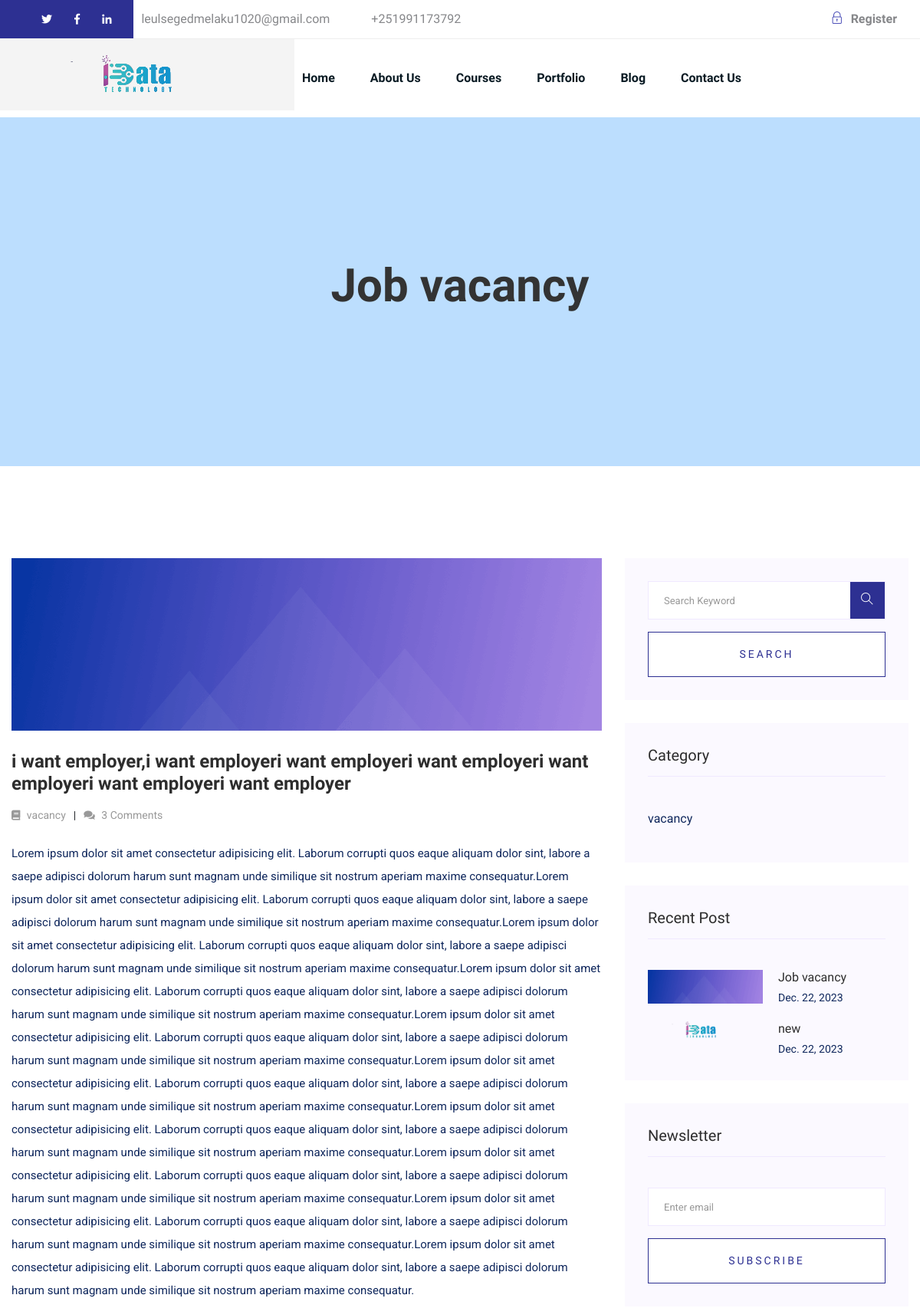
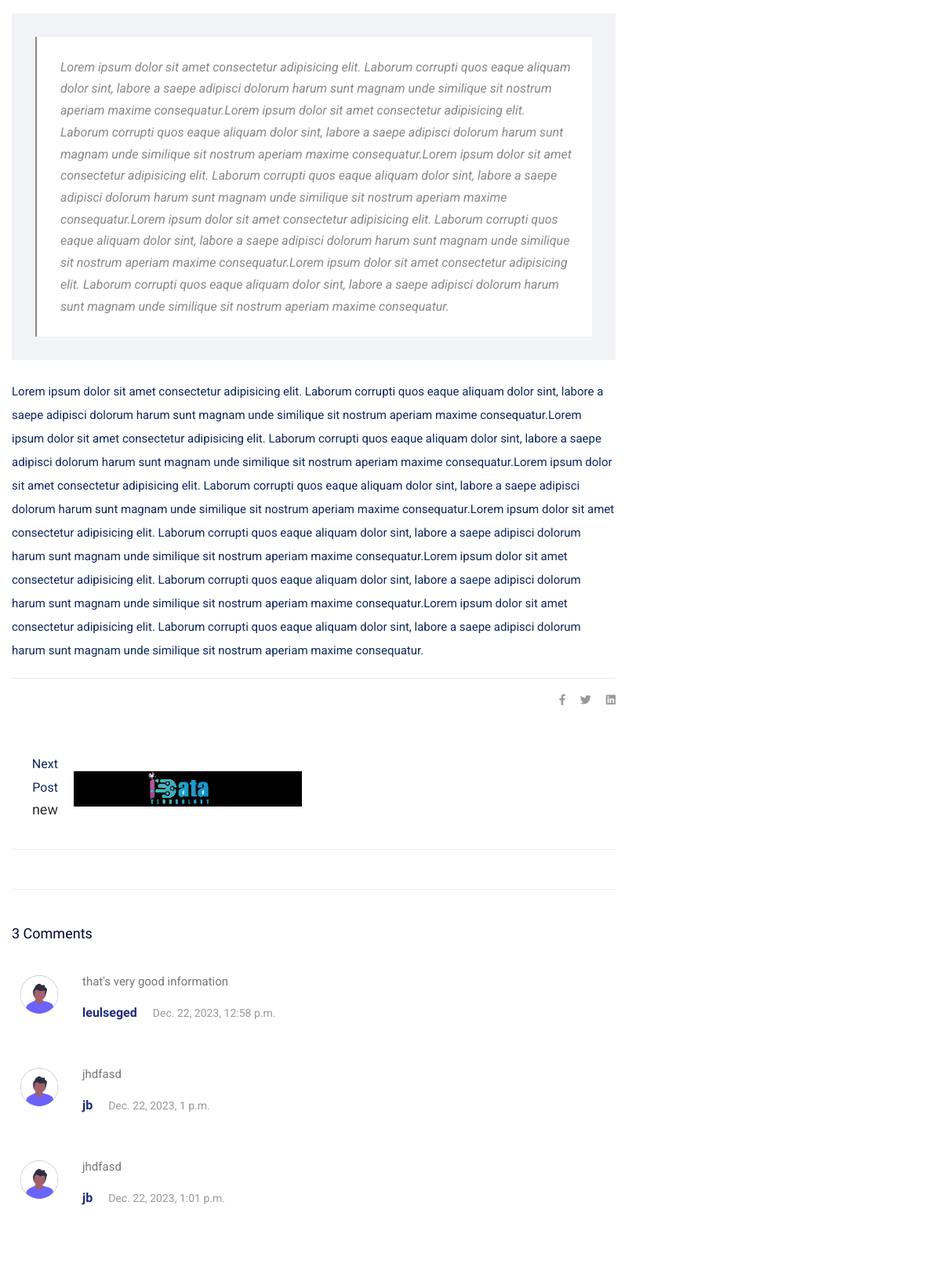
Page /blog/post/1/ (upper part) on the committed database (2 pictures, top to bottom).
### core/models.py (models this page shows, shortened)
class Email(models.Model):
    to = models.ForeignKey(Idata,on_delete=models.CASCADE)
    address = models.EmailField()

class Phone(models.Model):
    to = models.ForeignKey(Idata,on_delete=models.CASCADE)
    number = PhoneNumberField()

class Idata(models.Model):
    name = models.CharField(max_length=255)
    extend = models.CharField(max_length=255)
    motto = models.CharField(max_length=255)
    logo = models.ImageField(upload_to='website/logo')
    copyright = models.BooleanField(default=False)
    twitter = models.URLField(null=True,blank=True)
    facebook = models.URLField(null=True,blank=True)
    linkedin = models.URLField(null=True,blank=True)

### blog/models.py (models this page shows, shortened)
class Blog(models.Model):
    name = models.CharField(max_length=255)
    poster = models.ImageField(upload_to='blog/poster')
    category = models.ForeignKey(Category,on_delete=models.DO_NOTHING,null=True)
    date = models.DateField(auto_now_add=True)
    disc = models.CharField(max_length=200)

class Category(models.Model):
    name = models.CharField(max_length=255)

class Blog_Post(models.Model):
    blog = models.ForeignKey(Blog,on_delete=models.CASCADE)
    paragraph = models.TextField(max_length=5555)
    important = models.BooleanField(default=False)

class Comment(models.Model):
    blog = models.ForeignKey(Blog,on_delete=models.CASCADE)
    name = models.CharField(max_length=255)
    email = models.EmailField()
    comment = models.TextField(max_length=300)
    date = models.DateTimeField(auto_now_add=True,null=True)

### blog/views.py (the view)
# urls.py: path('post/<id>/',blog_post,name='blogpost'),
def blog_post(request,id):
    i = Idata.objects.get(id=1)
    em = Email.objects.all()
    ph = Phone.objects.all()
    blog = Blog.objects.get(id=id)
    posts = Blog_Post.objects.filter(blog=blog)
    blogs = Blog.objects.all()
    categories = Category.objects.all()
    before = blogs.get(id=(blog.id - 1)) if blogs.filter(id = (blog.id -1)).exists() else False
    after = blogs.get(id=(blog.id + 1)) if blogs.filter(id = (blog.id + 1)).exists() else False
    comments = Comment.objects.filter(blog=blog)
    if request.method == 'POST':
        a = request.POST['name']
        b = request.POST['email']
        c = request.POST['comment']
        Comment.objects.create(blog=blog,name=a,email=b,comment=c)
        messages.success(request,'comment sucessfully posted.')
    context ={
        'i':i,
        'em':em,
        'ph':ph,
        'blog':blog,
        'posts':posts,
        'blogs':blogs,
        'categories':categories,
        'before':before,
        'after':after,
        'comments':comments,
    }
    return render(request,'post.html',context)

### blog/templates/post.html (shortened to what this page needs)
{% extends "blog.html" %}
{% block name %}
    <h2 style="color: #333;">{{blog.name}}</h2>
{% endblock %}
{%block blog %}
{% load static %}
<section class="blog_area single-post-area section-padding">
    <div class="container">
       <div class="row">
<div class="col-lg-8 posts-list">
    <div class="single-post">
       <div class="feature-img">
          <img class="img-fluid" src="{{blog.poster.url}}" alt="">
       </div>
       <div class="blog_details">
          <h2 style="color: #2d2d2d;">{{blog.disc}}
          </h2>
          <ul class="blog-info-link mt-3 mb-4">
             <li><a href="{% url 'category' blog.category.id %}"><i class="fa fa-book"></i> {{blog.category.name}}</a></li>
             <li><a href="#"><i class="fa fa-comments"></i> {{comments.count}} Comments</a></li>
          </ul>
          {% for post in posts %}
          {% if not post.important %}
          <p class="excert">
             {{post.paragraph}}
          </p>
          {% else %}
          <div class="quote-wrapper">
             <div class="quotes">
                {{post.paragraph}}
             </div>
          </div>
          {% endif %}
          {% endfor %}
       </div>
    </div>
    <div class="navigation-top">
       <div class="d-sm-flex justify-content-between text-center">
          <div class="col-sm-4 text-center my-2 my-sm-0">
          </div>
          <ul class="social-icons">
             <li><a href="{{i.facebook}}"><i class="fab fa-facebook-f"></i></a></li>
             <li><a href="{{i.twitter}}"><i class="fab fa-twitter"></i></a></li>
             <li><a href="{{i.linkedin}}"><i class="fab fa-linkedin"></i></a></li>
          </ul>
       </div>
       <div class="navigation-area">
          <div class="row">
             {% if after != False %}
             <div
                class="col-lg-6 col-md-6 col-12 nav-right flex-row d-flex justify-content-end align-items-center">
                <div class="detials">
                   <p>Next Post</p>
                   <a href="{% url 'blogpost' after.id %}">
                      <h4 style="color: #2d2d2d;">{{after.name}}</h4>
                   </a>
                </div>
                <div class="arrow">
                   <a href="{% url 'blogpost' after.id %}">
                   </a>
                </div>
                <div class="thumb">
                   <a href="{% url 'blogpost' after.id %}">
                      <img class="img-fluid" src="{{after.poster.url}}" alt="">
                   </a>
                </div>
             </div>
             {% endif %}
          </div>
       </div>
    </div>
    <div class="comments-area">
       <h4>{{comments.count}} Comments</h4>
       {% for com in comments %}
       <div class="comment-list">
          <div class="single-comment justify-content-between d-flex">
             <div class="user justify-content-between d-flex">
                <div class="thumb">
                   <img src="{% static 'assets/avatar.png' %}" alt="">
                </div>
                <div class="desc">
                   <p class="comment">
                      {{com.comment}}
                   </p>
                   <div class="d-flex justify-content-between">
                      <div class="d-flex align-items-center">
                         <h5>
                            <b>{{com.name}}</b>
                         </h5>
                         <p class="date">{{com.date}}</p>
                      </div>
                   </div>
                </div>
             </div>
          </div>
       </div>
       {% endfor %}
    </div>
 </div>
{% endblock %}

### blog/templates/blog.html (shortened to what this page needs)
{% extends "main-base.html" %}
{% block main %}
{% load static %}
    <main>
        <div class="slider-area ">
            <div class="slider-height2 d-flex align-items-center">
                <div class="container">
                    <div class="row">
                        <div class="col-xl-12">
                            <div class="hero-cap hero-cap2 text-center">
                                {% block name %}{% endblock %}
                            </div>
                        </div>
                    </div>
                </div>
            </div>
        </div>
        {% block blog %}{% endblock %}
                    <div class="col-lg-4">
                        <div class="blog_right_sidebar">
                            <aside class="single_sidebar_widget search_widget">
                                <form action="{% url "searchblog" %}" method='POST'>
                                    <div class="form-group">
                                        <div class="input-group mb-3">
                                            <input type="text" class="form-control" placeholder='Search Keyword'
                                                onfocus="this.placeholder = ''"
                                                onblur="this.placeholder = 'Search Keyword'" name="search">
                                            <div class="input-group-append">
                                                <button class="btns" type="submit"><i class="ti-search"></i></button>
                                            </div>
                                        </div>
                                    </div>
                                    <button class="button rounded-0 primary-bg text-white w-100 btn_1 boxed-btn"
                                        type="submit">Search</button>
                                </form>
                            </aside>
                            <aside class="single_sidebar_widget post_category_widget">
                                <h4 class="widget_title" style="color: #2d2d2d;">Category</h4>
                                {% if categories %}
                                <ul class="list cat-list">
                                    {% for cat in categories %}
                                    <li>
                                        <a href="{% url "category" cat.id %}" class="d-flex">
                                            <p>{{cat.name}}</p>
                                        </a>
                                    </li>
                                    {% endfor %}
                                </ul>
                                {% endif %}
                            </aside>
                            {% if blogs %}
                            <aside class="single_sidebar_widget popular_post_widget">
                                <h3 class="widget_title" style="color: #2d2d2d;">Recent Post</h3>
                                {% for a in blogs|slice:"-5:" %}
                                <div class="media post_item">
                                    <img src="{{a.poster.url}}" style="max-width: 150px;" alt="post">
                                    <div class="media-body">
                                        <a href="blog_details.html">
                                            <h3 style="color: #2d2d2d;">{{a.name}}</h3>
                                        </a>
                                        <p>{{a.date}}</p>
                                    </div>
                                </div>
                                {% endfor %}
                            </aside>
                            {% endif %}
                            <aside class="single_sidebar_widget newsletter_widget">
                                <h4 class="widget_title" style="color: #2d2d2d;">Newsletter</h4>
                                <form method="POST" action="{% url 'newsettler' %}">
                                    <div class="form-group">
                                        <input type="email" class="form-control" onfocus="this.placeholder = ''"
                                            onblur="this.placeholder = 'Enter email'" name='email' placeholder='Enter email' required>
                                    </div>
                                    <button class="button rounded-0 primary-bg text-white w-100 btn_1 boxed-btn"
                                        type="submit" name="news">Subscribe</button>
                                </form>
                            </aside>
                        </div>
                    </div>
                </div>
            </div>
        </section>
    </main>
{% endblock %}

### templates/main-base.html (shortened to what this page needs)
<!doctype html>
<html class="no-js" lang="zxx">
<head>
    {% load static %}
	<link rel="stylesheet" href="{% static 'assets/css/bootstrap.min.css' %}">
	<link rel="stylesheet" href="{% static 'assets/css/owl.carousel.min.css' %}">
	<link rel="stylesheet" href="{% static 'assets/css/slicknav.css' %}">
    <link rel="stylesheet" href="{% static 'assets/css/flaticon.css' %}">
    <link rel="stylesheet" href="{% static 'assets/css/gijgo.css' %}">
	<link rel="stylesheet" href="{% static 'assets/css/animate.min.css' %}">
	<link rel="stylesheet" href="{% static 'assets/css/magnific-popup.css' %}">
	<link rel="stylesheet" href="{% static 'assets/css/fontawesome-all.min.css' %}">
	<link rel="stylesheet" href="{% static 'assets/css/themify-icons.css' %}">
	<link rel="stylesheet" href="{% static 'assets/css/slick.css' %}">
	<link rel="stylesheet" href="{% static 'assets/css/nice-select.css' %}">
	<link rel="stylesheet" href="{% static 'assets/css/style.css' %}">
</head>
<body>
    <header>
        <div class="header-area">
            <div class="main-header ">
                <div class="header-top d-none d-lg-block">
                    <div class="header-left-social">
                        <ul class="header-social">
                            <li><a href="{{i.twitter}}"><i class="fab fa-twitter"></i></a></li>
                            <li><a href="{{i.facebook}}"><i class="fab fa-facebook-f"></i></a></li>
                            <li><a href="{{i.linkedin}}"><i class="fab fa-linkedin-in"></i></a></li>
                        </ul>
                    </div>
                    <div class="container">
                        <div class="col-xl-12">
                            <div class="row d-flex justify-content-between align-items-center">
                                <div class="header-info-left">
                                    <ul>
                                        <li>{{em.first.address}}</li>
                                        <li>{{ph.first.number}}</li>
                                    </ul>
                                </div>
                                <div class="header-info-right">
                                    <ul>
                                        <li><a href="#"><i class="ti-lock"></i>Register</a></li>
                                    </ul>
                                </div>
                            </div>
                        </div>
                    </div>
                </div>
                <div class="header-bottom header-sticky">
                    <div class="logo d-none d-lg-block" style="padding: 20px;">
                        <a href="{% url 'index' %}"><img src="{{i.logo.url}}" alt=""></a>
                    </div>
                    <div class="container">
                        <div class="menu-wrapper">
                            <div class="main-menu d-none d-lg-block">
                                <nav>
                                    <ul id="navigation">
                                        <li><a href="{% url 'index' %}">Home</a></li>
                                        <li><a href="{% url 'about' %}">About us</a></li>
                                        <li><a href="{% url "course" %}">Courses</a></li>
                                        <li><a href="{% url "portfolio" %}">Portfolio</a></li>
                                        <li><a href="{% url 'blog' %}">Blog</a></li>
                                        <li><a href="{% url "contact" %}">Contact us</a></li>
                                    </ul>
                                </nav>
                            </div>
                        </div>
                        <div class="col-12">
                        </div>
                    </div>
                </div>
            </div>
        </div>
    </header>
    {%block main %}
    {% endblock %}
    </body>
</html>

### rows in the picture
Email: first.address "leulsegedmelaku1020@gmail.com"
Phone: first.number "+251991173792"
Idata: logo (picture)
Blog: name "Job vacancy", poster (picture), disc "i want employer,i want employeri want employeri want employeri want employeri want employeri want employer", category.name "vacancy", date "Dec. 22, 2023"
Blog_Post: paragraph "Lorem ipsum dolor sit amet consectetur adipisicing elit. Laborum corrupti quos eaque aliquam dolor sint, labore a saepe adipisci dolorum harum sunt magnam unde similique sit nostrum aperiam maxime consequatur.Lorem ipsum dolor sit amet consectetur adipisicing elit. Laborum corrupti quos eaque aliquam dolor sint, labore a saepe adipisci dolorum harum sunt magnam unde similique sit nostrum aperiam maxime consequatur.Lorem ipsum dolor sit amet consectetur adipisicing elit. Laborum corrupti quos eaque aliquam dolor sint, labore a saepe adipisci dolorum harum sunt magnam unde similique sit nostrum aperiam maxime consequatur.Lorem ipsum dolor sit amet consectetur adipisicing elit. Laborum…"
Blog_Post: paragraph "Lorem ipsum dolor sit amet consectetur adipisicing elit. Laborum corrupti quos eaque aliquam dolor sint, labore a saepe adipisci dolorum harum sunt magnam unde similique sit nostrum aperiam maxime consequatur.Lorem ipsum dolor sit amet consectetur adipisicing elit. Laborum corrupti quos eaque aliquam dolor sint, labore a saepe adipisci dolorum harum sunt magnam unde similique sit nostrum aperiam maxime consequatur.Lorem ipsum dolor sit amet consectetur adipisicing elit. Laborum corrupti quos eaque aliquam dolor sint, labore a saepe adipisci dolorum harum sunt magnam unde similique sit nostrum aperiam maxime consequatur.Lorem ipsum dolor sit amet consectetur adipisicing elit. Laborum…"
Blog_Post: paragraph "Lorem ipsum dolor sit amet consectetur adipisicing elit. Laborum corrupti quos eaque aliquam dolor sint, labore a saepe adipisci dolorum harum sunt magnam unde similique sit nostrum aperiam maxime consequatur.Lorem ipsum dolor sit amet consectetur adipisicing elit. Laborum corrupti quos eaque aliquam dolor sint, labore a saepe adipisci dolorum harum sunt magnam unde similique sit nostrum aperiam maxime consequatur.Lorem ipsum dolor sit amet consectetur adipisicing elit. Laborum corrupti quos eaque aliquam dolor sint, labore a saepe adipisci dolorum harum sunt magnam unde similique sit nostrum aperiam maxime consequatur.Lorem ipsum dolor sit amet consectetur adipisicing elit. Laborum…"
Blog: name "new", poster (picture), date "Dec. 22, 2023"
Comment: comment "that's very good information", name "leulseged", date "Dec. 22, 2023, 12:58 p.m."
Comment: comment "jhdfasd", name "jb", date "Dec. 22, 2023, 1 p.m."
Comment: comment "jhdfasd", name "jb", date "Dec. 22, 2023, 1:01 p.m."
Category: name "vacancy"

### other values in the picture
{{ comments.count }} "3"
